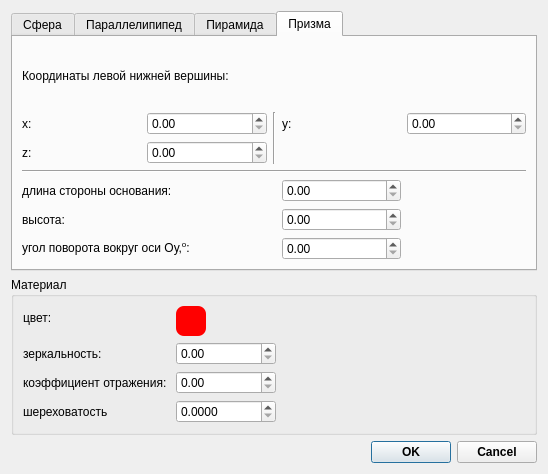
<?xml version="1.0" encoding="UTF-8"?>
<ui version="4.0">
 <class>Dialog</class>
 <widget class="QDialog" name="Dialog">
  <property name="geometry">
   <rect>
    <x>0</x>
    <y>0</y>
    <width>548</width>
    <height>474</height>
   </rect>
  </property>
  <property name="windowTitle">
   <string>Добавление объекта</string>
  </property>
  <layout class="QVBoxLayout" name="verticalLayout">
   <item>
    <widget class="QTabWidget" name="tabWidget">
     <property name="currentIndex">
      <number>3</number>
     </property>
     <widget class="QWidget" name="tab">
      <attribute name="title">
       <string>Сфера</string>
      </attribute>
      <layout class="QGridLayout" name="gridLayout">
       <item row="3" column="1">
        <widget class="QDoubleSpinBox" name="s_z">
         <property name="minimum">
          <float>-9000.000000000000000</float>
         </property>
         <property name="maximum">
          <float>9999.000000000000000</float>
         </property>
        </widget>
       </item>
       <item row="1" column="0">
        <widget class="QLabel" name="label_3">
         <property name="text">
          <string>x:</string>
         </property>
        </widget>
       </item>
       <item row="1" column="1">
        <widget class="QDoubleSpinBox" name="s_x">
         <property name="minimum">
          <float>-9000.000000000000000</float>
         </property>
         <property name="maximum">
          <float>9999.000000000000000</float>
         </property>
        </widget>
       </item>
       <item row="3" column="0">
        <widget class="QLabel" name="label_5">
         <property name="text">
          <string>z:</string>
         </property>
        </widget>
       </item>
       <item row="0" column="4">
        <widget class="QDoubleSpinBox" name="s_r">
         <property name="minimum">
          <float>0.010000000000000</float>
         </property>
         <property name="maximum">
          <float>9999.000000000000000</float>
         </property>
        </widget>
       </item>
       <item row="2" column="0">
        <widget class="QLabel" name="label_4">
         <property name="text">
          <string>y:</string>
         </property>
        </widget>
       </item>
       <item row="0" column="3">
        <widget class="QLabel" name="label_2">
         <property name="text">
          <string>Радиус:</string>
         </property>
        </widget>
       </item>
       <item row="2" column="1">
        <widget class="QDoubleSpinBox" name="s_y">
         <property name="minimum">
          <float>-9000.000000000000000</float>
         </property>
         <property name="maximum">
          <float>9999.000000000000000</float>
         </property>
        </widget>
       </item>
       <item row="0" column="0" colspan="2">
        <widget class="QLabel" name="label">
         <property name="text">
          <string>Центр сферы:</string>
         </property>
        </widget>
       </item>
       <item row="0" column="2" rowspan="4">
        <widget class="Line" name="line_4">
         <property name="orientation">
          <enum>Qt::Vertical</enum>
         </property>
        </widget>
       </item>
      </layout>
     </widget>
     <widget class="QWidget" name="tab_2">
      <attribute name="title">
       <string>Параллелипипед</string>
      </attribute>
      <layout class="QGridLayout" name="gridLayout_2">
       <item row="1" column="3">
        <widget class="QLabel" name="label_8">
         <property name="text">
          <string>y:</string>
         </property>
        </widget>
       </item>
       <item row="2" column="1">
        <widget class="QDoubleSpinBox" name="paral_z">
         <property name="minimum">
          <float>-9000.000000000000000</float>
         </property>
         <property name="maximum">
          <float>9000.000000000000000</float>
         </property>
        </widget>
       </item>
       <item row="5" column="1">
        <widget class="QDoubleSpinBox" name="paral_w">
         <property name="minimum">
          <float>0.010000000000000</float>
         </property>
         <property name="maximum">
          <float>9000.000000000000000</float>
         </property>
        </widget>
       </item>
       <item row="4" column="2" rowspan="2">
        <widget class="Line" name="line_8">
         <property name="orientation">
          <enum>Qt::Vertical</enum>
         </property>
        </widget>
       </item>
       <item row="4" column="3">
        <widget class="QLabel" name="label_12">
         <property name="text">
          <string>высота:</string>
         </property>
        </widget>
       </item>
       <item row="1" column="2" rowspan="2">
        <widget class="Line" name="line_7">
         <property name="orientation">
          <enum>Qt::Vertical</enum>
         </property>
        </widget>
       </item>
       <item row="1" column="1">
        <widget class="QDoubleSpinBox" name="paral_x">
         <property name="minimum">
          <float>-9000.000000000000000</float>
         </property>
         <property name="maximum">
          <float>9000.000000000000000</float>
         </property>
        </widget>
       </item>
       <item row="1" column="0">
        <widget class="QLabel" name="label_6">
         <property name="text">
          <string>x:</string>
         </property>
        </widget>
       </item>
       <item row="4" column="1">
        <widget class="QDoubleSpinBox" name="paral_l">
         <property name="minimum">
          <float>0.010000000000000</float>
         </property>
         <property name="maximum">
          <float>9000.000000000000000</float>
         </property>
         <property name="value">
          <float>0.010000000000000</float>
         </property>
        </widget>
       </item>
       <item row="4" column="4">
        <widget class="QDoubleSpinBox" name="paral_h">
         <property name="minimum">
          <float>0.010000000000000</float>
         </property>
         <property name="maximum">
          <float>9000.000000000000000</float>
         </property>
        </widget>
       </item>
       <item row="2" column="0">
        <widget class="QLabel" name="label_9">
         <property name="text">
          <string>z:</string>
         </property>
        </widget>
       </item>
       <item row="0" column="0" colspan="4">
        <widget class="QLabel" name="label_7">
         <property name="text">
          <string>Координаты левой нижней вершины:</string>
         </property>
        </widget>
       </item>
       <item row="5" column="0">
        <widget class="QLabel" name="label_11">
         <property name="text">
          <string>ширина:</string>
         </property>
        </widget>
       </item>
       <item row="4" column="0">
        <widget class="QLabel" name="label_10">
         <property name="text">
          <string>длина:</string>
         </property>
        </widget>
       </item>
       <item row="1" column="4">
        <widget class="QDoubleSpinBox" name="paral_y">
         <property name="minimum">
          <float>-9000.000000000000000</float>
         </property>
         <property name="maximum">
          <float>9000.000000000000000</float>
         </property>
        </widget>
       </item>
       <item row="3" column="0" colspan="5">
        <widget class="Line" name="line">
         <property name="orientation">
          <enum>Qt::Horizontal</enum>
         </property>
        </widget>
       </item>
       <item row="6" column="0" colspan="2">
        <widget class="QLabel" name="label_29">
         <property name="font">
          <font>
           <pointsize>11</pointsize>
          </font>
         </property>
         <property name="text">
          <string>&lt;html&gt;&lt;head/&gt;&lt;body&gt;&lt;p&gt;угол поворота вокруг оси Оу,&lt;span style=&quot; vertical-align:super;&quot;&gt;o&lt;/span&gt;:&lt;/p&gt;&lt;/body&gt;&lt;/html&gt;</string>
         </property>
        </widget>
       </item>
       <item row="6" column="3">
        <widget class="QDoubleSpinBox" name="paral_a">
         <property name="minimum">
          <float>-9000.000000000000000</float>
         </property>
         <property name="maximum">
          <float>9000.000000000000000</float>
         </property>
        </widget>
       </item>
      </layout>
     </widget>
     <widget class="QWidget" name="tab_3">
      <attribute name="title">
       <string>Пирамида</string>
      </attribute>
      <layout class="QGridLayout" name="gridLayout_3">
       <item row="2" column="0">
        <widget class="QLabel" name="label_14">
         <property name="text">
          <string>z:</string>
         </property>
        </widget>
       </item>
       <item row="1" column="1">
        <widget class="QDoubleSpinBox" name="pyr_x">
         <property name="minimum">
          <float>-9000.000000000000000</float>
         </property>
         <property name="maximum">
          <float>9000.000000000000000</float>
         </property>
        </widget>
       </item>
       <item row="3" column="0" colspan="5">
        <widget class="Line" name="line_2">
         <property name="orientation">
          <enum>Qt::Horizontal</enum>
         </property>
        </widget>
       </item>
       <item row="5" column="0">
        <widget class="QLabel" name="label_18">
         <property name="text">
          <string>высота:</string>
         </property>
        </widget>
       </item>
       <item row="0" column="0" colspan="4">
        <widget class="QLabel" name="label_15">
         <property name="text">
          <string>Координаты левой нижней вершины:</string>
         </property>
        </widget>
       </item>
       <item row="4" column="0" colspan="2">
        <widget class="QLabel" name="label_19">
         <property name="text">
          <string>длина стороны основания:</string>
         </property>
        </widget>
       </item>
       <item row="1" column="4">
        <widget class="QDoubleSpinBox" name="pyr_y">
         <property name="minimum">
          <float>-9000.000000000000000</float>
         </property>
         <property name="maximum">
          <float>9000.000000000000000</float>
         </property>
        </widget>
       </item>
       <item row="1" column="3">
        <widget class="QLabel" name="label_17">
         <property name="text">
          <string>y:</string>
         </property>
        </widget>
       </item>
       <item row="1" column="0">
        <widget class="QLabel" name="label_13">
         <property name="text">
          <string>x:</string>
         </property>
        </widget>
       </item>
       <item row="2" column="1">
        <widget class="QDoubleSpinBox" name="pyr_z">
         <property name="minimum">
          <float>-9000.000000000000000</float>
         </property>
         <property name="maximum">
          <float>9000.000000000000000</float>
         </property>
        </widget>
       </item>
       <item row="1" column="2" rowspan="2">
        <widget class="Line" name="line_5">
         <property name="orientation">
          <enum>Qt::Vertical</enum>
         </property>
        </widget>
       </item>
       <item row="6" column="0" colspan="2">
        <widget class="QLabel" name="label_30">
         <property name="text">
          <string>&lt;html&gt;&lt;head/&gt;&lt;body&gt;&lt;p&gt;угол поворота вокруг оси Оу,&lt;span style=&quot; vertical-align:super;&quot;&gt;o&lt;/span&gt;:&lt;/p&gt;&lt;/body&gt;&lt;/html&gt;</string>
         </property>
        </widget>
       </item>
       <item row="6" column="3">
        <widget class="QDoubleSpinBox" name="pyr_a">
         <property name="minimum">
          <float>-9000.000000000000000</float>
         </property>
         <property name="maximum">
          <float>9000.000000000000000</float>
         </property>
        </widget>
       </item>
       <item row="5" column="3">
        <widget class="QDoubleSpinBox" name="pyr_h">
         <property name="minimum">
          <float>0.010000000000000</float>
         </property>
        </widget>
       </item>
       <item row="4" column="3">
        <widget class="QDoubleSpinBox" name="pyr_l">
         <property name="minimum">
          <float>0.010000000000000</float>
         </property>
        </widget>
       </item>
      </layout>
     </widget>
     <widget class="QWidget" name="tab_4">
      <attribute name="title">
       <string>Призма</string>
      </attribute>
      <layout class="QGridLayout" name="gridLayout_4">
       <item row="3" column="0" colspan="5">
        <widget class="Line" name="line_3">
         <property name="orientation">
          <enum>Qt::Horizontal</enum>
         </property>
        </widget>
       </item>
       <item row="0" column="0" colspan="5">
        <widget class="QLabel" name="label_16">
         <property name="text">
          <string>Координаты левой нижней вершины:</string>
         </property>
        </widget>
       </item>
       <item row="1" column="0">
        <widget class="QLabel" name="label_21">
         <property name="text">
          <string>x:</string>
         </property>
        </widget>
       </item>
       <item row="4" column="0" colspan="2">
        <widget class="QLabel" name="label_24">
         <property name="text">
          <string>длина стороны основания:</string>
         </property>
        </widget>
       </item>
       <item row="1" column="3">
        <widget class="QLabel" name="label_22">
         <property name="text">
          <string>y:</string>
         </property>
        </widget>
       </item>
       <item row="1" column="4">
        <widget class="QDoubleSpinBox" name="pr_y">
         <property name="minimum">
          <float>-9000.000000000000000</float>
         </property>
         <property name="maximum">
          <float>9000.000000000000000</float>
         </property>
        </widget>
       </item>
       <item row="5" column="0">
        <widget class="QLabel" name="label_20">
         <property name="text">
          <string>высота:</string>
         </property>
        </widget>
       </item>
       <item row="1" column="2" rowspan="2">
        <widget class="Line" name="line_6">
         <property name="orientation">
          <enum>Qt::Vertical</enum>
         </property>
        </widget>
       </item>
       <item row="1" column="1">
        <widget class="QDoubleSpinBox" name="pr_x">
         <property name="minimum">
          <float>-9000.000000000000000</float>
         </property>
         <property name="maximum">
          <float>9000.000000000000000</float>
         </property>
        </widget>
       </item>
       <item row="2" column="1">
        <widget class="QDoubleSpinBox" name="pr_z">
         <property name="minimum">
          <float>-9000.000000000000000</float>
         </property>
         <property name="maximum">
          <float>9000.000000000000000</float>
         </property>
        </widget>
       </item>
       <item row="2" column="0">
        <widget class="QLabel" name="label_23">
         <property name="text">
          <string>z:</string>
         </property>
        </widget>
       </item>
       <item row="6" column="0" colspan="2">
        <widget class="QLabel" name="label_31">
         <property name="text">
          <string>&lt;html&gt;&lt;head/&gt;&lt;body&gt;&lt;p&gt;угол поворота вокруг оси Оу,&lt;span style=&quot; vertical-align:super;&quot;&gt;o&lt;/span&gt;:&lt;/p&gt;&lt;/body&gt;&lt;/html&gt;</string>
         </property>
        </widget>
       </item>
       <item row="6" column="3">
        <widget class="QDoubleSpinBox" name="pr_a">
         <property name="minimum">
          <float>-9000.000000000000000</float>
         </property>
         <property name="maximum">
          <float>9000.000000000000000</float>
         </property>
        </widget>
       </item>
       <item row="5" column="3">
        <widget class="QDoubleSpinBox" name="pr_h">
         <property name="minimum">
          <float>0.010000000000000</float>
         </property>
         <property name="maximum">
          <float>9000.000000000000000</float>
         </property>
        </widget>
       </item>
       <item row="4" column="3">
        <widget class="QDoubleSpinBox" name="pr_l">
         <property name="minimum">
          <float>0.010000000000000</float>
         </property>
         <property name="maximum">
          <float>9000.000000000000000</float>
         </property>
        </widget>
       </item>
      </layout>
     </widget>
    </widget>
   </item>
   <item>
    <widget class="QGroupBox" name="groupBox">
     <property name="title">
      <string>Материал</string>
     </property>
     <layout class="QFormLayout" name="formLayout">
      <item row="1" column="0">
       <widget class="QLabel" name="label_25">
        <property name="text">
         <string>цвет:</string>
        </property>
       </widget>
      </item>
      <item row="3" column="0">
       <widget class="QLabel" name="label_26">
        <property name="text">
         <string>зеркальность:</string>
        </property>
       </widget>
      </item>
      <item row="3" column="1">
       <widget class="QDoubleSpinBox" name="spec">
        <property name="maximumSize">
         <size>
          <width>100</width>
          <height>16777215</height>
         </size>
        </property>
        <property name="maximum">
         <float>9000.000000000000000</float>
        </property>
       </widget>
      </item>
      <item row="4" column="0">
       <widget class="QLabel" name="label_27">
        <property name="text">
         <string>коэффициент отражения: </string>
        </property>
       </widget>
      </item>
      <item row="4" column="1">
       <widget class="QDoubleSpinBox" name="refl">
        <property name="maximumSize">
         <size>
          <width>100</width>
          <height>16777215</height>
         </size>
        </property>
        <property name="maximum">
         <float>1.000000000000000</float>
        </property>
        <property name="singleStep">
         <float>0.100000000000000</float>
        </property>
       </widget>
      </item>
      <item row="5" column="0">
       <widget class="QLabel" name="label_28">
        <property name="text">
         <string>шереховатость</string>
        </property>
       </widget>
      </item>
      <item row="5" column="1">
       <widget class="QDoubleSpinBox" name="rough">
        <property name="maximumSize">
         <size>
          <width>100</width>
          <height>16777215</height>
         </size>
        </property>
        <property name="decimals">
         <number>4</number>
        </property>
        <property name="singleStep">
         <float>0.100000000000000</float>
        </property>
       </widget>
      </item>
      <item row="1" column="1">
       <widget class="QPushButton" name="pushButton">
        <property name="minimumSize">
         <size>
          <width>30</width>
          <height>30</height>
         </size>
        </property>
        <property name="maximumSize">
         <size>
          <width>30</width>
          <height>30</height>
         </size>
        </property>
        <property name="styleSheet">
         <string notr="true">background-color: rgb(255, 0, 0);
border-radius: 8px;</string>
        </property>
        <property name="text">
         <string/>
        </property>
       </widget>
      </item>
     </layout>
    </widget>
   </item>
   <item>
    <widget class="QDialogButtonBox" name="buttonBox">
     <property name="font">
      <font>
       <weight>75</weight>
       <bold>true</bold>
      </font>
     </property>
     <property name="orientation">
      <enum>Qt::Horizontal</enum>
     </property>
     <property name="standardButtons">
      <set>QDialogButtonBox::Cancel|QDialogButtonBox::Ok</set>
     </property>
    </widget>
   </item>
  </layout>
 </widget>
 <resources/>
 <connections>
  <connection>
   <sender>buttonBox</sender>
   <signal>accepted()</signal>
   <receiver>Dialog</receiver>
   <slot>accept()</slot>
   <hints>
    <hint type="sourcelabel">
     <x>227</x>
     <y>430</y>
    </hint>
    <hint type="destinationlabel">
     <x>157</x>
     <y>274</y>
    </hint>
   </hints>
  </connection>
  <connection>
   <sender>buttonBox</sender>
   <signal>rejected()</signal>
   <receiver>Dialog</receiver>
   <slot>reject()</slot>
   <hints>
    <hint type="sourcelabel">
     <x>295</x>
     <y>436</y>
    </hint>
    <hint type="destinationlabel">
     <x>286</x>
     <y>274</y>
    </hint>
   </hints>
  </connection>
  <connection>
   <sender>pushButton</sender>
   <signal>clicked()</signal>
   <receiver>Dialog</receiver>
   <slot>color()</slot>
   <hints>
    <hint type="sourcelabel">
     <x>233</x>
     <y>269</y>
    </hint>
    <hint type="destinationlabel">
     <x>607</x>
     <y>244</y>
    </hint>
   </hints>
  </connection>
 </connections>
 <slots>
  <slot>color()</slot>
 </slots>
</ui>
